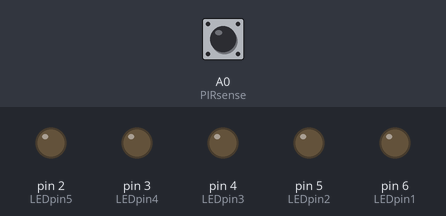
Bench run of a sketch on a simulated Arduino Uno, built with avr-gcc and run on an emulated ATmega328P. On the bench: output pins drawn as LEDs (lit = HIGH). Inputs (shaded band) come from the test bench; at power-on: A0 (PIRsense) LOW.

Above: at 1.2 s.
1.3 s: A0 (PIRsense) driven HIGH
At 2.0 s:
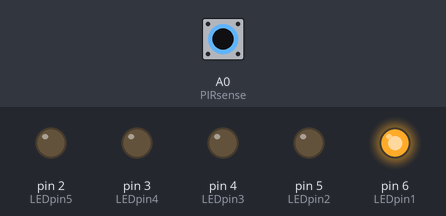
2.8 s: A0 (PIRsense) pulsed LOW 5 times (0.12 s each, 0.3 s apart)
At 5.1 s:
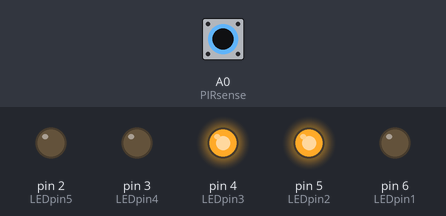
5.8 s: A0 (PIRsense) pulsed LOW 2 times (0.12 s each, 0.3 s apart)
At 6.5 s:
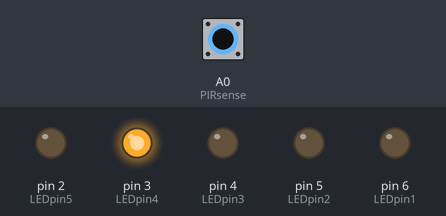
Timing chart, 0 to 8.8 s (numbered marks = the images above; inputs shaded):
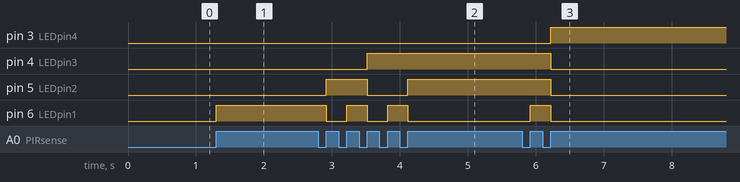

Measured:
- after the input at 1.3 s, pin 6 (LEDpin1): LOW → HIGH at once
- after the input at 2.8 s, pin 4 (LEDpin3): LOW → HIGH after 0.72 s; pin 5 (LEDpin2): LOW → HIGH after 0.12 s, → LOW 0.60 s later, → HIGH 0.60 s later; pin 6 (LEDpin1): alternates HIGH for 0.30 s and LOW for 0.30 s, 5 changes in all, then stays LOW, starting after 0.12 s
- after the input at 5.8 s, pin 3 (LEDpin4): LOW → HIGH after 0.42 s; pin 4 (LEDpin3), pin 5 (LEDpin2): HIGH → LOW after 0.42 s; pin 6 (LEDpin1): LOW → HIGH after 0.12 s, → LOW 0.30 s later

The sketch:

BuildGuild.ino
```cpp
int PIRsense = A0;
int LEDpin5 = 2;
int LEDpin4 = 3;
int LEDpin3 = 4;
int LEDpin2 = 5;
int LEDpin1 = 6;

int counter = 0;

float duration, distance;

void setup() {
  pinMode(PIRsense, INPUT);
  pinMode(LEDpin1, OUTPUT);
  pinMode(LEDpin2, OUTPUT);
  pinMode(LEDpin3, OUTPUT);
  pinMode(LEDpin4, OUTPUT);
  pinMode(LEDpin5, OUTPUT);
  Serial.begin(9600);

}

void Count()
{
  counter++;
  counter %= 32;

  digitalWrite(LEDpin1, counter % 2);
  digitalWrite(LEDpin2, (counter % 4) > 1);
  digitalWrite(LEDpin3, (counter % 8) > 3);
  digitalWrite(LEDpin4, (counter % 16) > 7);
  digitalWrite(LEDpin5, (counter % 32) > 15);
}

void loop() {
  // put your main code here, to run repeatedly:
  // Serial.println(digitalRead(PIRsense));

  if(digitalRead(PIRsense) == 1)
  {
    Count();
    while(digitalRead(PIRsense) == 1)
    {
      delay(1);
    }
  }
  // digitalWrite(LEDpin1, digitalRead(PIRsense));
  // digitalWrite(LEDpin2, digitalRead(PIRsense));
  // digitalWrite(LEDpin3, digitalRead(PIRsense));
  // digitalWrite(LEDpin4, digitalRead(PIRsense));
  // digitalWrite(LEDpin5, digitalRead(PIRsense));
  // digitalWrite(LEDpin, HIGH);
  // Serial.println(digitalRead(LEDpin));
}
```
